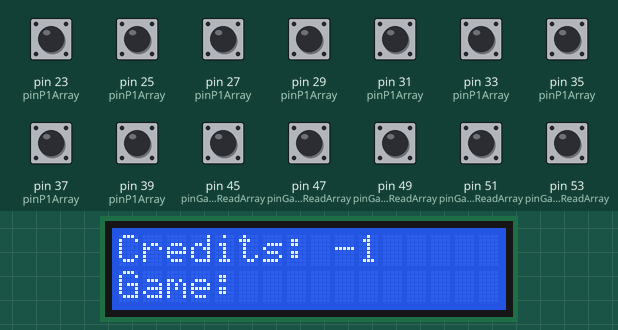
Recording of a sketch running on a simulated Arduino Mega 2560, built with avr-gcc and run on an emulated ATmega2560. On the bench: 16×2 character LCD. The inputs (shaded band) are chosen by the test bench; at power-on: pin 23 (pinP1Array), pin 25 (pinP1Array), pin 27 (pinP1Array), pin 29 (pinP1Array), pin 31 (pinP1Array), pin 33 (pinP1Array), pin 35 (pinP1Array), pin 37 (pinP1Array), pin 39 (pinP1Array), pin 45 (pinGameReadArray), pin 47 (pinGameReadArray), pin 49 (pinGameReadArray), pin 51 (pinGameReadArray), pin 53 (pinGameReadArray) HIGH. What the sketch prints to the serial monitor is not drawn.

Above: at 1.2 s.
1.3 s: pin 23 (pinP1Array) pulled LOW for 0.15 s
At 1.6 s:
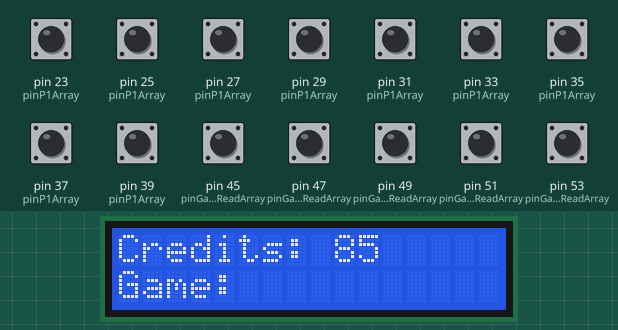
Timing chart, 0 to 4.3 s (numbered marks = the images above; inputs shaded):
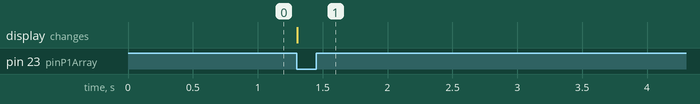

Measured:
- after the input at 1.3 s, the display: changes at once (image 1)

The sketch:

MVLED.ino
```cpp
// (licence header left out)
/*
* For MV-LED:
* - up to 2 pairs of seven-segment displays can be used (commented out by default)
* - an LCD display can be used (default option)
* For MV-ELA:
* - 4 LEDs or bulbs can be used (commented out by default)
* - an LCD display can be used (default option)
*/


//If using 7-segment display pairs then:
//#include "MVLED.h" // for 7-segment display replacement

//LCD display
#include <LiquidCrystal.h>
LiquidCrystal lcd(8, 13, 9, 4, 5, 6, 7);

//
// Settings constants
//
const int pinsPerCreditReading = 8;
const int pinsPerGamePosReading = 4; //may need to change for 6 slot
const int maxNumberOfSlots = 4; //adjust for number of slots

//Game position pin states
const int gamePos1[pinsPerGamePosReading] = {0,0,0,0}; //1
const int gamePos2[pinsPerGamePosReading] = {1,0,0,0}; //2
const int gamePos3[pinsPerGamePosReading] = {0,0,1,0}; //3
const int gamePos4[pinsPerGamePosReading] = {1,0,1,0}; //4
//const int gamePos5[pinsPerGamePosReading] = {????}; //5
//const int gamePos6[pinsPerGamePosReading] = {????}; //6


//
//Input Pins
//

//Credits
//P1 credit clock pin, P1 digit 1  (odd pins 37 to 31),  P1 digit 2 (odd pins 29 to 23)
const int pinP1Array[pinsPerCreditReading + 1] = {39,37,35,33,31,29,27,25,23};

//Game number data; clk pin is 53 and data is odd pins 51 to 45
const int pinGameReadArray[pinsPerGamePosReading + 1] = {53,51,49,47,45};

//
//Output pins
//

//Game number pins //For LEDS representing each game position
//const int pinGameWriteArray[maxNumberOfSlots] = {42,44,46,48}; //adjust for number of slots - for LEDs

//
//Variables
//

//Credits
int lastCreditReading = -1;

//Game number
int lastGameReading = -1;


void setup()
{
  //Allow serial logs
  Serial.begin(9600);

  //INPUT PINS

  //Setup Player 1 credit pins
  for (int i = 0; i <= pinsPerCreditReading; i++)
  {
    pinMode(pinP1Array[i], INPUT_PULLUP );
  }

  //Setup Read Game pins for input
  for (int i = 0; i <= pinsPerGamePosReading; i++)
  {
    pinMode(pinGameReadArray[i], INPUT_PULLUP );
  }


  //OUTPUT PINS

//  //Setup pins for game number illumination //FOR LEDs
//  for (int i = 0; i < maxNumberOfSlots; i++)
//  {
//    pinMode(pinGameWriteArray[i], OUTPUT);
//  }

  //Setup 7-segment displays
//  setupMVLEDPins(); //for 7-segment display replacement

   //LCD output for both Credits and Game position
   // set up the LCD's number of columns and rows:
    lcd.begin(16,2);
    updateDisplay();
}

void loop()
{
    //Check player 1 credit
    if(didCreditChange())
    {
      //ALERT CREDIT CHANGE
      Serial.print("Credits: ");
      Serial.println(lastCreditReading);

      //LCD
      updateDisplay();
    }

    //*** MV-LED+ *** //for 7-segment displays - needs to update on every loop!
//      MVLEDS(lastCreditReading, 0);

    //Check game number
    if(didGameChange())
    {
      //ALERT GAME CHANGE
      Serial.print("GAME SELECTED: POSITION ");
      Serial.println(lastGameReading);

      //Illuminate new game number
//      updateGameDisplay(lastGameReading); //FOR LEDs

      //LCD
      updateDisplay();
    }
}


//Game reading
boolean didGameChange(void)
{
 int gameReading = -1;

   //Read game pos from pins
    gameReading = readGamePos(lastGameReading);

    //Changed?
    if(gameReading != lastGameReading)
    {
       lastGameReading = gameReading;
       return true;
    }

  return false;
}

int readGamePos(int lastReading)
{
  //Check clock pin
  if(digitalRead(pinGameReadArray[0]) == HIGH)
  {
    int pos = lastReading;
    int tempPos = 0;

    //Read all data pins only once
    int pinReading[pinsPerGamePosReading] = {};
    for (int i = 1; i <= pinsPerGamePosReading; i++)
    {
      pinReading[i-1] = digitalRead(pinGameReadArray[i]);
    }

    //Compare the reading to existing pos data
    if(memcmp(pinReading, gamePos1, sizeof(pinReading)) == 0) tempPos = 1;
    else if(memcmp(pinReading, gamePos2, sizeof(pinReading)) == 0) tempPos = 2;
    else if(memcmp(pinReading, gamePos3, sizeof(pinReading)) == 0) tempPos = 3;
    else if(memcmp(pinReading, gamePos4, sizeof(pinReading)) == 0) tempPos = 4;
//    else if(memcmp(pinReading, gamePos5, sizeof(pinReading)) == 0) tempPos = 5;
//    else if(memcmp(pinReading, gamePos6, sizeof(pinReading)) == 0) tempPos = 6;

     if( tempPos > 0 && lastReading != tempPos)
     {
        lastReading = tempPos;
     }
  }

  return lastReading;
}


//Credit reading
boolean didCreditChange(void)
{
  int creditReading = -1;

 //Read P1 credit as decimal
  creditReading = readCreditFromPins(lastCreditReading);

  //Changed?
  if(creditReading != lastCreditReading)
  {
     lastCreditReading = creditReading;
     return true;
  }

  return false;
}

int readCreditFromPins(int lastCreditReading)
{
   //Check clock pin
  if(digitalRead(pinP1Array[0]) == HIGH)
  {
      //Create values to hold digit data
      int r1=0, r2=0, decimalReading = 0;

      //Convert the binary data to individual decimal digits
      //Simple binary conversion method - keep a running subtotal
      //the '2' represents base2 - regardless, this method always produces
      //a base10 (decimal) result
      //reads digit 1 into r1 and digit2 into r2

      for(int i = pinsPerCreditReading / 2; i > 0; i--)
      {
          r2 = r2 * 2 + digitalRead(pinP1Array[i]);
          r1 = r1 * 2 + digitalRead(pinP1Array[i + (pinsPerCreditReading / 2)]);
      }

     //Convert both digits to single decimal reading
     decimalReading = (r1 * 10) + r2;

    //Update new reading if it is actually new!
    if(lastCreditReading != decimalReading && decimalReading <= 99 && decimalReading >= 0)
    {
      lastCreditReading = decimalReading;
    }
  }

  return lastCreditReading;
}

//Utility method to refresh the LCD with latest readings
void updateDisplay(){

    lcd.clear();

    //Credits
    lcd.setCursor(0, 0);
    lcd.print("Credits: ");
    if(lastCreditReading >= 0 && lastCreditReading < 10) lcd.print("0");
    lcd.print(lastCreditReading);

    //Game position
    lcd.setCursor(0, 1);
    lcd.print("Game: ");
    if(lastGameReading >=0) lcd.print(lastGameReading);

}

////Game display - for LEDs
//void updateGameDisplay(int lastGameReading)
//{
//  int activeSlot = lastGameReading - 1; //zero based
//
//  //Refresh illumination pins
//  for(int i = 0; i < maxNumberOfSlots; i++)
//  {
//      digitalWrite(pinGameWriteArray[i], i == activeSlot);
//  }
//}
```
